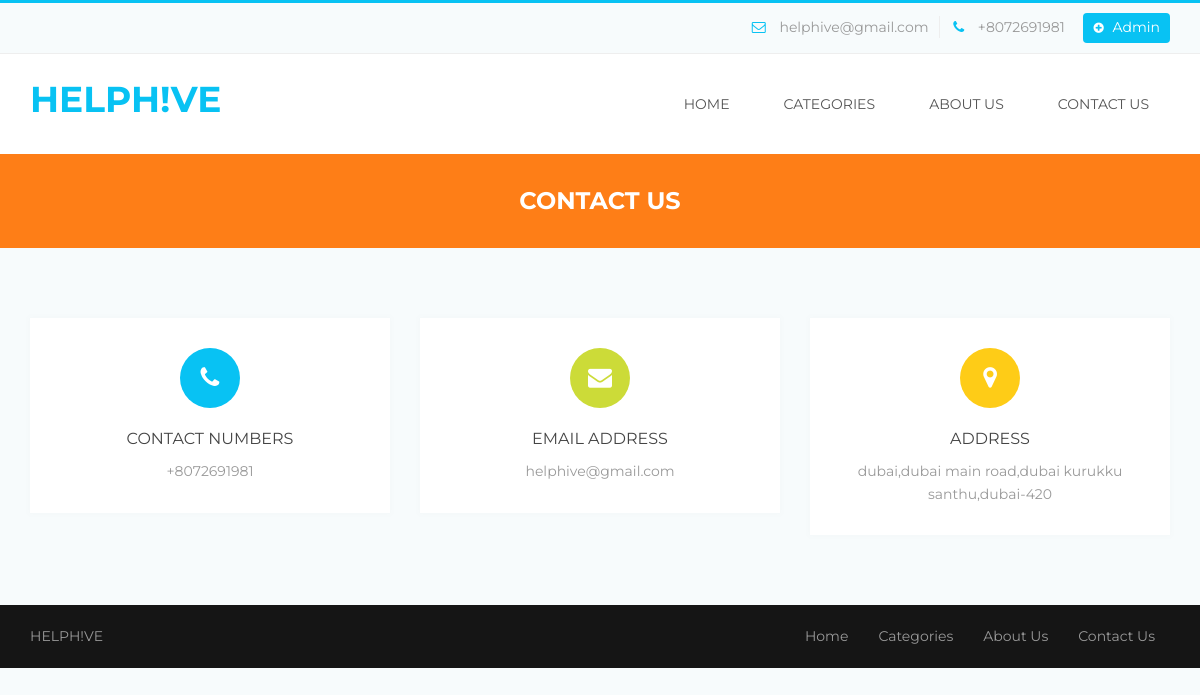
The page /contact.php on the database its author committed.
### tables this page shows
CREATE TABLE `tblpage` (
  `ID` int(10) NOT NULL,
  `PageType` varchar(50) DEFAULT NULL,
  `PageTitle` varchar(200) DEFAULT NULL,
  `PageDescription` mediumtext DEFAULT NULL,
  `Email` varchar(200) DEFAULT NULL,
  `MobileNumber` bigint(10) DEFAULT NULL,
  `UpdationDate` timestamp NOT NULL DEFAULT current_timestamp() ON UPDATE current_timestamp()
);

### contact.php (the view, shortened to what this page needs)
<?php
include('includes/dbconnection.php');
?>
<!DOCTYPE html>
<html>
<head>
	<link rel="stylesheet" type="text/css" href="bootstrap/css/bootstrap.min.css">
	<link rel="stylesheet" type="text/css" href="css/style.css">
	<link rel="stylesheet" type="text/css" href="css/menu.css">
	<link rel="stylesheet" type="text/css" href="css/color/color.css">
	<link rel="stylesheet" type="text/css" href="assets/testimonial/css/style.css" />
	<link rel="stylesheet" type="text/css" href="assets/testimonial/css/elastislide.css" />
	<link rel="stylesheet" type="text/css" href="css/responsive.css">
    <link rel="stylesheet" type="text/css" href="css/font-awesome.css">
	<link rel="stylesheet" type="text/css" href="assets/revolution_slider/css/revslider.css" media="screen" />
</head>
<body>
	<div class="theme-wrap clearfix">
		<?php include_once('includes/header.php');?>
		<div class="page-title-wrap bgorange-1 padding-top-30 padding-bottom-30">
			<h4 class="white">contact us</h4>
		</div>
		<section id="contact-form" class="margin-top-70 margin-bottom-40">
			<div class="container">
				<div class="row info-box-wrap clearfix">
					<?php
$sql="SELECT * from tblpage where PageType='contactus'";
$query = $dbh -> prepare($sql);
$query->execute();
$results=$query->fetchAll(PDO::FETCH_OBJ);
$cnt=1;
if($query->rowCount() > 0)
{
foreach($results as $row)
{               ?>
					<div class="col-xs-12 col-sm-4 col-md-4 col-lg-4">
						<div class="info-box bgwhite shadow-1 clearfix">
							<div class="info-icon">
								<i class="fa fa-phone bgblue-1 white"></i>
							</div>
							<div class="info-content">
								<div class="info-title">
									<h6>Contact numbers</h6>
								</div>
								<div class="info-disc">
									<p>+<?php  echo htmlentities($row->MobileNumber);?></p>
								</div>
							</div>
						</div>
					</div>
					<div class="col-xs-12 col-sm-4 col-md-4 col-lg-4">
						<div class="info-box bgwhite shadow-1 clearfix">
							<div class="info-icon">
								<i class="fa fa-envelope bggreen-1 white"></i>
							</div>
							<div class="info-content">
								<div class="info-title">
									<h6>email Address</h6>
								</div>
								<div class="info-disc">
									<p><?php  echo htmlentities($row->Email);?></p>
								</div>
							</div>
						</div>
					</div>
					<div class="col-xs-12 col-sm-4 col-md-4 col-lg-4">
						<div class="info-box bgwhite shadow-1 clearfix">
							<div class="info-icon">
								<i class="fa fa-map-marker bgyallow-1 white"></i>
							</div>
							<div class="info-content">
								<div class="info-title">
									<h6>Address</h6>
								</div>
								<div class="info-disc">
									<p><?php  echo htmlentities($row->PageDescription);?></p>
								</div>
							</div>
						</div>
					</div>
					<?php $cnt=$cnt+1;}} ?>
				</div>
			</div>
		</section>
		<?php include_once('includes/footer.php');?>
	</div>
</body>
</html>

### includes/header.php (shortened to what this page needs)
<?php
include('includes/dbconnection.php');
?>
<div class="header">
            <div class="top-toolbar">
                <div class="container">
                    <div class="row">
                        <div class="col-md-6 col-sm-12 col-xs-12 pull-right">
                            <div class="top-contact-info">
                                <ul>
<?php
$sql="SELECT * from tblpage where PageType='contactus'";
$query = $dbh -> prepare($sql);
$query->execute();
$results=$query->fetchAll(PDO::FETCH_OBJ);
$cnt=1;
if($query->rowCount() > 0)
{
foreach($results as $row)
{               ?>
                                    <li class="toolbar-email"><i class="fa fa-envelope-o"></i> <?php  echo htmlentities($row->Email);?></li>
                                    <li class="toolbar-contact"><i class="fa fa-phone"></i> +<?php  echo htmlentities($row->MobileNumber);?></li><?php $cnt=$cnt+1;}} ?>
                                    <li><a class="toolbar-new-listing" href="admin/login.php"><i class="fa fa-plus-circle"></i> Admin</a></li>
                                </ul>
                            </div>
                        </div>
                    </div>
                </div>
            </div>
            <div class="nav-wrapper">
                <div class="container">
                    <nav class="wsmenu slideLeft clearfix">
                        <div class="logo pull-left"><a href="index.php" title="Responsive Slide Menus"><h3 style="color:#08c2f3">HelpH!ve</h3></a></div>
                        <ul class="mobile-sub wsmenu-list pull-right">
                            <li><a href="index.php" class="">Home</a>
                            </li>
                            <li><a href="category.php">categories <span class="arrow"></span></a></li>
                            <li><a href="about.php">About Us <span class="arrow"></span></a></li>
                          <li><a href="contact.php">Contact Us <span class="arrow"></span></a></li>
                        </ul>
                    </nav>
                </div>
            </div>
        </div>

### css/style.css (style rules this page uses)
html, body, div, span, applet, object, iframe,h1, h2, h3, h4, h5, h6, p, blockquote, pre,a, abbr, acronym, address, big, cite, code,del, dfn, em, img, ins, kbd, q, s, samp, small, strike, strong, sub, sup, tt, var,b, u, i, center,dl, dt, dd, ol, ul, li,fieldset, form, label, legend,table, caption, tbody, tfoot, thead, tr, th, td, article, aside, canvas, details, embed,figure, figcaption, footer, header, hgroup,menu, nav, output, ruby, section, summary,time, mark, audio, video { margin: 0;padding: 0;border: 0;font-size: 100%;font: inherit;vertical-align: baseline; }
article, aside, details, figcaption, figure,footer, header, hgroup, menu, nav, section { display: block; }
body { line-height: 1;margin:0 ;padding:0 ;transition:all 0.3s ease;overflow-x: hidden; }
html { position:relative;overflow-x:hidden; }
ol, ul { list-style: none;margin:0; padding:0; }
a { display:block; }
body { font-family:'Montserrat',sans-serif; }
h1,h2,h3,h4,h5,h6 { font-family:'Montserrat',sans-serif; font-weight:700; margin:0; text-align:center; line-height:1.4; letter-spacing:0.6px; text-transform:uppercase; letter-spacing:0; }
h3 { font-size:36px; }
h4 { font-size:24px; }
h6 { font-size:16px; }
p { font-family:'Montserrat'; font-size:14px; padding:0; font-weight:400; text-align:center; margin:0; line-height:1.6; text-decoration:none; }
a,span,ul,li { font-family:'Montserrat'; font-size:14px; padding:0; font-weight:400; text-align:center; margin:0; line-height:1.6; text-decoration:none !important; }
p,span,a { padding:0; }
.container,.container-fluid { padding-left:0;padding-right:0; }
.padding-bottom-30 { padding-bottom:30px; }
.padding-top-30 { padding-top:30px; }
.margin-bottom-40 { margin-bottom:40px; }
.margin-top-70 { margin-top:70px; }
.logo { padding:20px 0; }
.logo a { display:inline-block; }
.top-toolbar { padding:10px 0; }
.top-toolbar .top-contact-info ul { text-align:right; }
.top-toolbar .top-contact-info ul li { display:inline-block }
.top-toolbar .top-contact-info ul li.toolbar-email { padding-right:10px; }
.top-toolbar .top-contact-info ul li.toolbar-email i { padding-right:10px; }
.top-toolbar .top-contact-info ul li.toolbar-contact { padding-right:15px; }
.top-toolbar .top-contact-info ul li.toolbar-contact i { padding:0 10px; }
.top-toolbar .top-contact-info ul li a.toolbar-new-listing { border-radius: 4px; line-height: 1; padding: 7px 10px 9px; }
.top-toolbar .top-contact-info ul li a.toolbar-new-listing i { padding:0 5px 0 0;font-size:12px; }
.info-box { padding:30px;margin-bottom:30px; }
.info-box .info-icon { text-align:center; }
.info-box .info-icon i { width:60px;height:60px;line-height:60px;font-size:24px;border-radius:50%;text-align:center; }
.info-box .info-content .info-title { margin-top:20px; }
.info-box .info-content .info-title h6 { text-align:center;text-transform:uppercase;font-weight:400; }
.info-box .info-content .info-disc { margin-top:10px; }
.info-box .info-content .info-disc p { text-align:center; }

### css/menu.css (style rules this page uses)
.wsmenu { font-family:Helvetica, sans-serif; color:#fff; position:relative; font-size:15px; padding:0px; margin:0px auto; width:100%; background-color:#ffffff; }
.wsmenu-list { text-align:left; margin:0 auto 0 auto; display: block; padding:0px; }
.wsmenu-list > li { text-align:center; display: table-cell; }
.wsmenu-list > li > a { display:block; color:#555; padding:38px 21px; line-height:1; text-decoration:none; position:relative; font-family:'Montserrat'; text-transform:uppercase; }
.wsmenu-list li a:before { margin-right: 5px; position: relative; content: "|"; line-height: 16px; font-size: 24px; top: 3px; color:rgba(255,255,255,0); }
@media screen and (-webkit-min-device-pixel-ratio:0) { .wsmenu-list > li > a { padding: 39px 21px; } }

### css/responsive.css (style rules this page uses)
@media screen and (max-device-width:1199px) { .container { padding-left:15px;padding-right:15px; } }
@media screen and (max-device-width:1199px) { .info-box .info-icon { float:none;text-align:center; } }
@media screen and (max-device-width:1199px) { .info-box .info-content { margin-left:0; float:none; } }
@media screen and (max-device-width:1199px) { .info-box .info-content .info-title h6 { text-align:center; } }
@media screen and (max-device-width:1199px) { .info-box .info-content .info-disc p { text-align:center; } }

### rows shown on the page
tblpage: Email "helphive@gmail.com", MobileNumber "8072691981", PageDescription "dubai,dubai main road,dubai kurukku santhu,dubai-420"
